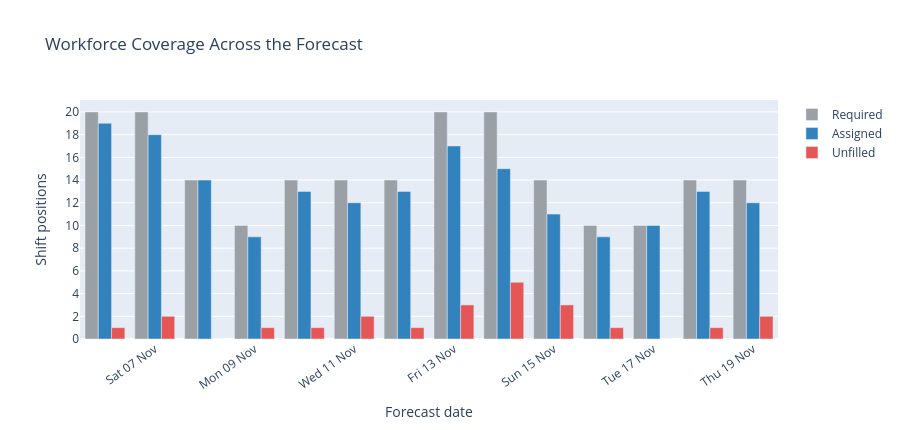

The notebook cell this image was saved under:
### Code cell
# ============================================================
# 14-DAY WORKFORCE OVERVIEW
# ============================================================

import plotly.express as px

overview = (
    staffing_coverage
    .groupby("date", as_index=False)
    .agg(
        required_positions=("required", "sum"),
        scheduled_positions=("assigned", "sum"),
        unfilled_positions=("shortfall", "sum")
    )
    .merge(
        workforce_forecast[
            ["date", "labour_cost", "forecast_revenue",
             "labour_cost_pct_revenue"]
        ],
        on="date",
        how="left"
    )
    .sort_values("date")
)

overview_long = overview.melt(
    id_vars=["date"],
    value_vars=[
        "required_positions",
        "scheduled_positions",
        "unfilled_positions"
    ],
    var_name="measure",
    value_name="positions"
)

measure_labels = {
    "required_positions": "Required",
    "scheduled_positions": "Assigned",
    "unfilled_positions": "Unfilled"
}

overview_long["measure"] = overview_long["measure"].map(measure_labels)

fig_overview = px.bar(
    overview_long,
    x="date",
    y="positions",
    color="measure",
    barmode="group",
    color_discrete_map={
        "Required": "#9aa0a6",
        "Assigned": "#3182bd",
        "Unfilled": "#e45756"
    },
    hover_data={"date": "|%a %d %b", "positions": True},
    labels={
        "date": "Forecast date",
        "positions": "Shift positions",
        "measure": ""
    },
    title="Workforce Coverage Across the Forecast"
)

fig_overview.update_layout(
    height=430,
    legend_title_text="",
    hovermode="x unified"
)

fig_overview.update_xaxes(
    tickformat="%a %d %b",
    tickangle=-35
)

fig_overview.update_yaxes(dtick=2)

fig_overview.show()

# Keep the detailed daily figures available in a compact table.
display(
    overview[
        [
            "date",
            "required_positions",
            "scheduled_positions",
            "unfilled_positions",
            "labour_cost",
            "labour_cost_pct_revenue"
        ]
    ].round(2)
)

### Figure 1 — Plotly figure (JSON) as saved in the notebook; plotly's stock layout.template omitted (floating-point values rounded to 4 significant figures)
{"data": [{"alignmentgroup": "True", "hovertemplate": "=Required<br>Forecast date=%{x|%a %d %b}<br>Shift positions=%{y}<extra></extra>", "legendgroup": "Required", "marker": {"color": "#9aa0a6", "pattern": {"shape": ""}}, "name": "Required", "offsetgroup": "Required", "orientation": "v", "showlegend": true, "textposition": "auto", "type": "bar", "x": ["2026-11-06T00:00:00.000000", "2026-11-07T00:00:00.000000", "2026-11-08T00:00:00.000000", "2026-11-09T00:00:00.000000", "2026-11-10T00:00:00.000000", "2026-11-11T00:00:00.000000", "2026-11-12T00:00:00.000000", "2026-11-13T00:00:00.000000", "2026-11-14T00:00:00.000000", "2026-11-15T00:00:00.000000", "2026-11-16T00:00:00.000000", "2026-11-17T00:00:00.000000", "2026-11-18T00:00:00.000000", "2026-11-19T00:00:00.000000"], "xaxis": "x", "y": [20.0, 20.0, 14.0, 10.0, 14.0, 14.0, 14.0, 20.0, 20.0, 14.0, 10.0, 10.0, 14.0, 14.0], "yaxis": "y"}, {"alignmentgroup": "True", "hovertemplate": "=Assigned<br>Forecast date=%{x|%a %d %b}<br>Shift positions=%{y}<extra></extra>", "legendgroup": "Assigned", "marker": {"color": "#3182bd", "pattern": {"shape": ""}}, "name": "Assigned", "offsetgroup": "Assigned", "orientation": "v", "showlegend": true, "textposition": "auto", "type": "bar", "x": ["2026-11-06T00:00:00.000000", "2026-11-07T00:00:00.000000", "2026-11-08T00:00:00.000000", "2026-11-09T00:00:00.000000", "2026-11-10T00:00:00.000000", "2026-11-11T00:00:00.000000", "2026-11-12T00:00:00.000000", "2026-11-13T00:00:00.000000", "2026-11-14T00:00:00.000000", "2026-11-15T00:00:00.000000", "2026-11-16T00:00:00.000000", "2026-11-17T00:00:00.000000", "2026-11-18T00:00:00.000000", "2026-11-19T00:00:00.000000"], "xaxis": "x", "y": [19.0, 18.0, 14.0, 9.0, 13.0, 12.0, 13.0, 17.0, 15.0, 11.0, 9.0, 10.0, 13.0, 12.0], "yaxis": "y"}, {"alignmentgroup": "True", "hovertemplate": "=Unfilled<br>Forecast date=%{x|%a %d %b}<br>Shift positions=%{y}<extra></extra>", "legendgroup": "Unfilled", "marker": {"color": "#e45756", "pattern": {"shape": ""}}, "name": "Unfilled", "offsetgroup": "Unfilled", "orientation": "v", "showlegend": true, "textposition": "auto", "type": "bar", "x": ["2026-11-06T00:00:00.000000", "2026-11-07T00:00:00.000000", "2026-11-08T00:00:00.000000", "2026-11-09T00:00:00.000000", "2026-11-10T00:00:00.000000", "2026-11-11T00:00:00.000000", "2026-11-12T00:00:00.000000", "2026-11-13T00:00:00.000000", "2026-11-14T00:00:00.000000", "2026-11-15T00:00:00.000000", "2026-11-16T00:00:00.000000", "2026-11-17T00:00:00.000000", "2026-11-18T00:00:00.000000", "2026-11-19T00:00:00.000000"], "xaxis": "x", "y": [1.0, 2.0, 0.0, 1.0, 1.0, 2.0, 1.0, 3.0, 5.0, 3.0, 1.0, 0.0, 1.0, 2.0], "yaxis": "y"}], "layout": {"barmode": "group", "height": 430, "hovermode": "x unified", "legend": {"title": {"text": ""}, "tracegroupgap": 0}, "title": {"text": "Workforce Coverage Across the Forecast"}, "xaxis": {"anchor": "y", "domain": [0, 1], "tickangle": -35, "tickformat": "%a %d %b", "title": {"text": "Forecast date"}}, "yaxis": {"anchor": "x", "domain": [0, 1], "dtick": 2, "title": {"text": "Shift positions"}}}}
